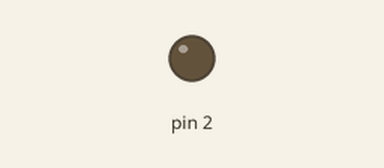
This sketch was run on a simulated Arduino Uno, built with avr-gcc and run on an emulated ATmega328P. Parts: output pins drawn as LEDs (lit = HIGH).

Above: at 1.0 s.
At 7.0 s:
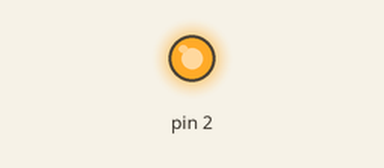
Timing chart, 0 to 9.2 s (numbered marks = the images above):
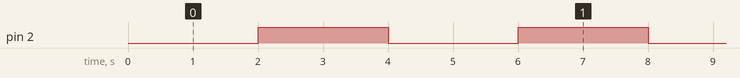

Measured:
- by itself, pin 2: alternates HIGH for 2.0 s and LOW for 2.0 s

The sketch:

ex6.ino
```cpp
unsigned long previousTime;
unsigned char *D_dir=(unsigned char*)0x2A; //Points to DDRD
unsigned char *D_writer=(unsigned char*)0x2B; //Points to PORTD

void setup() //To run on Arduino, just change this function to void setup()
{
  *D_dir=0b00000100;
  for(;;)
  {
    unsigned long currentTime=millis();

    if(((*D_writer)&0b00000100) == 0) //If the LED is currently OFF
    {
      if(currentTime-previousTime>=2000) //2000 is OFF duration
      {
        *D_writer|=0b00000100; //Turn ON the LED
        previousTime=currentTime; //Take note of the time
      }
    }
    else//LED is currently ON
    {
      if(currentTime-previousTime>=2000) //2000 is ON duration
      {
        *D_writer&=0b11111011; //Turn OFF the LED
        previousTime=currentTime; //Take note of the time
      }
    }
    //Code to perform other functions (such as button debouncing) can be inserted here
  }
}
```
